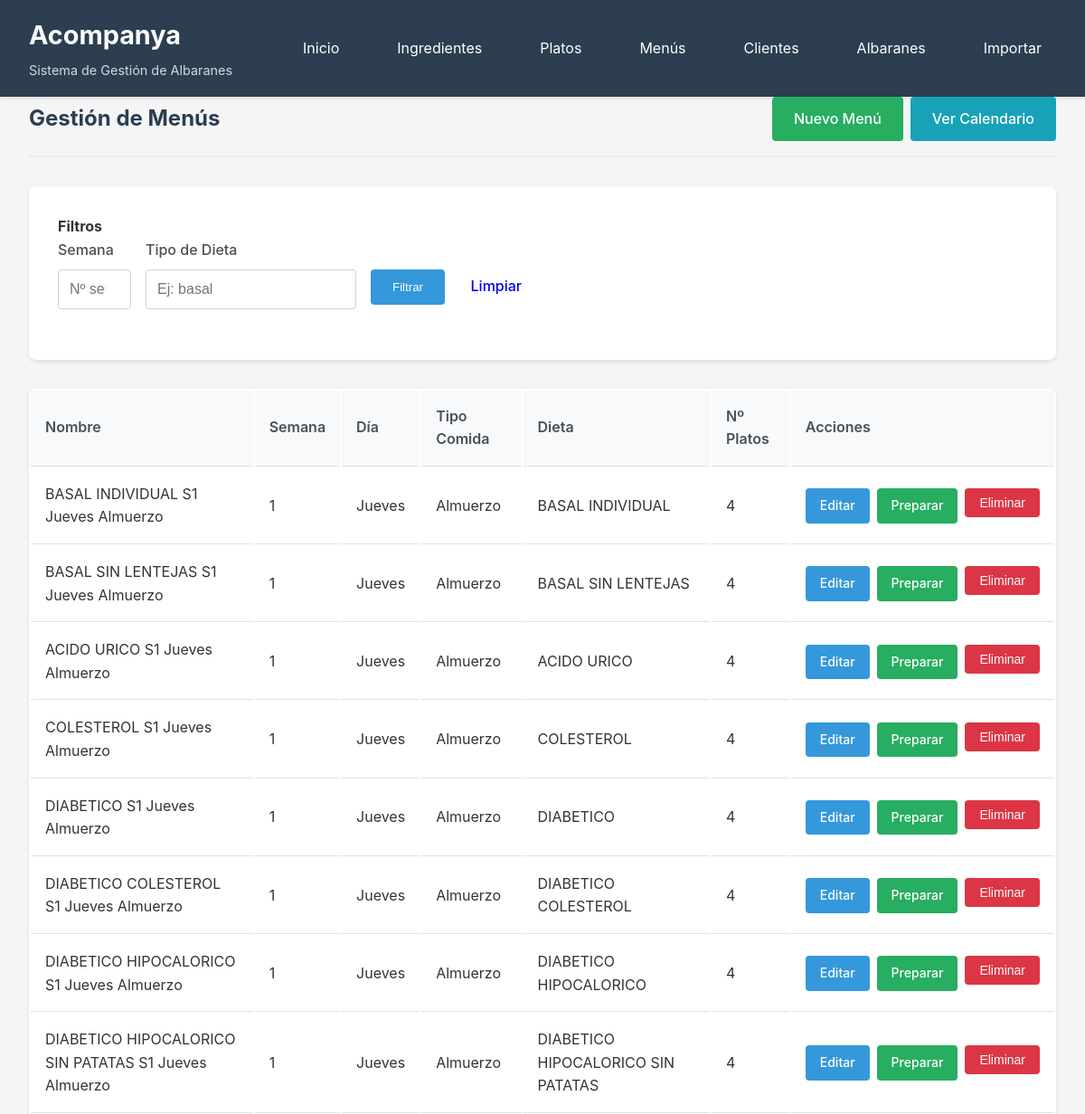
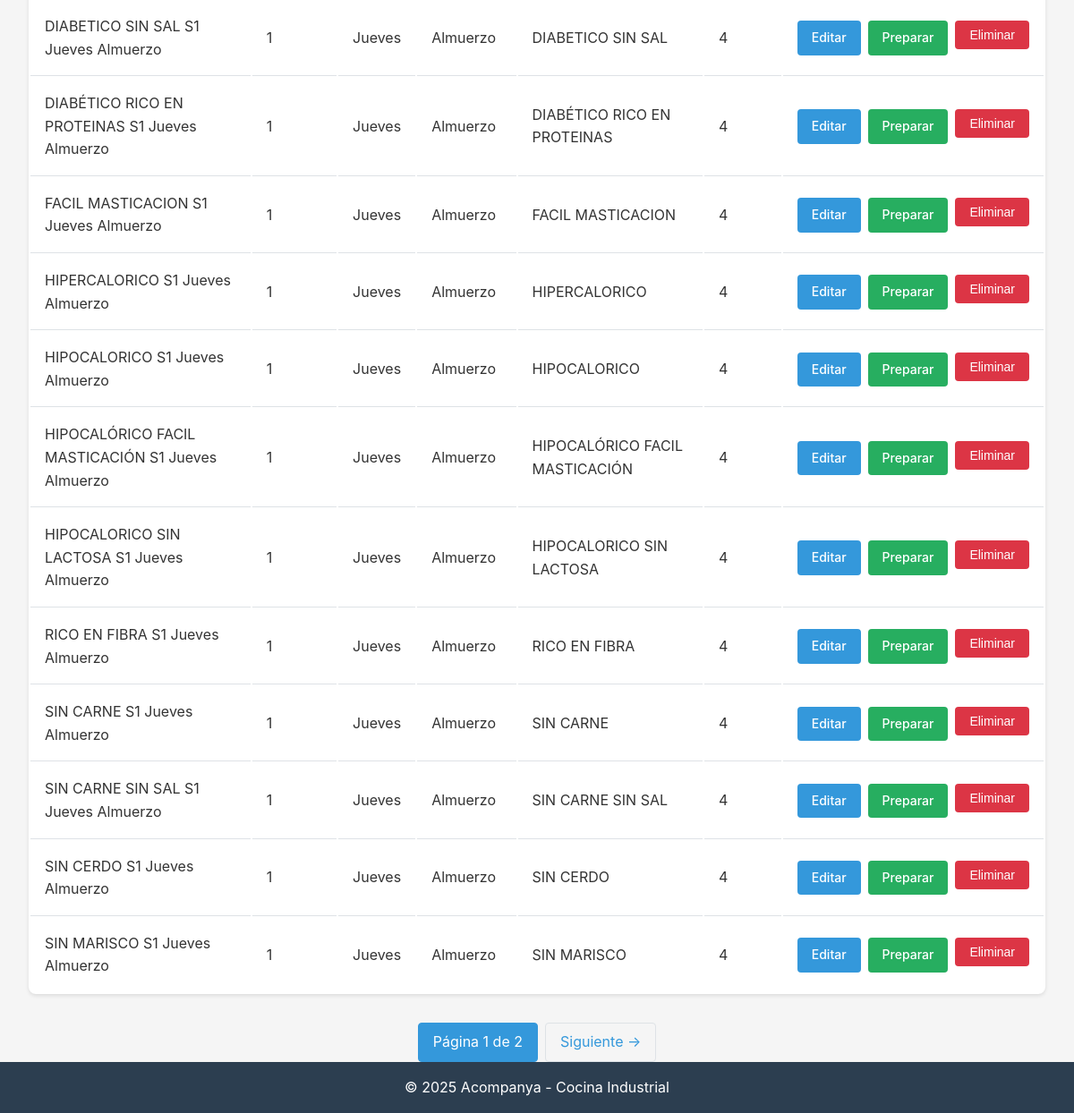
The page /menus/ on the database its author committed (2 pictures, top to bottom).
### database/models.py (models this page shows, shortened)
class Menu(db.Model):
    __tablename__ = 'menus'
    id = db.Column(db.Integer, primary_key=True)
    nombre = db.Column(db.String(200), nullable=False)
    dia_semana = db.Column(Enum(DiaSemana), nullable=False)
    numero_semana = db.Column(db.Integer, nullable=False)
    tipo_dieta = db.Column(db.String(100), nullable=False, default='basal')
    tipo_comida = db.Column(Enum(TipoComida), nullable=False)
    created_at = db.Column(db.DateTime, default=datetime.utcnow)
    platos = db.relationship('Plato', secondary=menus_platos, backref='menus')
    detalles_albaran = db.relationship('AlbaranDetalle', backref='menu', lazy='dynamic')

### routes/menus.py (the view)
@menus_bp.route('/')
def listar():
    page = request.args.get('page', 1, type=int)
    semana = request.args.get('semana', type=int)
    tipo_dieta = request.args.get('tipo_dieta')
    query = Menu.query
    if semana:
        query = query.filter(Menu.numero_semana == semana)
    if tipo_dieta:
        query = query.filter(Menu.tipo_dieta == tipo_dieta)
    menus = query.order_by(Menu.numero_semana.desc(), Menu.dia_semana).paginate(
        page=page, per_page=20, error_out=False
    )
    return render_template('menus/listar.html', menus=menus)

### app.py (called while the page is built)
def create_app():
    app = Flask(__name__)
    app.config.from_object(Config)
    init_db(app)
    app.register_blueprint(ingredientes_bp, url_prefix='/ingredientes')
    app.register_blueprint(platos_bp, url_prefix='/platos')
    app.register_blueprint(menus_bp, url_prefix='/menus')
    app.register_blueprint(albaranes_bp, url_prefix='/albaranes')
    app.register_blueprint(importar_bp, url_prefix='/importar')
    app.register_blueprint(clientes_bp, url_prefix='/clientes')
    @app.context_processor
    def inject_config():
        return dict(config=app.config)
    @app.route('/')
    def index():
        return render_template('index.html')
    @app.route('/dashboard')
    def dashboard():
        return render_template('dashboard.html')
    return app

### templates/menus/listar.html (shortened to what this page needs)
{% extends "base.html" %}
{% block content %}
<div class="page-header">
    <h2>Gestión de Menús</h2>
    <div class="action-group">
        <a href="{{ url_for('menus.nuevo') }}" class="btn btn-success">Nuevo Menú</a>
        <a href="{{ url_for('menus.calendario') }}" class="btn btn-info">Ver Calendario</a>
    </div>
</div>
<form method="GET" action="{{ url_for('menus.listar') }}" class="albaran-section">
    <h4>Filtros</h4>
    <div class="form-row" style="display: flex; gap: 1rem; align-items: flex-end;">
        <div class="form-group">
            <label for="semana" class="form-label">Semana</label>
            <input type="number" class="form-control" id="semana" name="semana"
                   min="1" max="53" value="{{ request.args.get('semana', '') }}" placeholder="Nº semana">
        </div>
        <div class="form-group">
            <label for="tipo_dieta" class="form-label">Tipo de Dieta</label>
            <input type="text" class="form-control" id="tipo_dieta" name="tipo_dieta"
                   value="{{ request.args.get('tipo_dieta', '') }}" placeholder="Ej: basal">
        </div>
        <div class="form-group">
            <button type="submit" class="btn btn-primary">Filtrar</button>
            <a href="{{ url_for('menus.listar') }}" class="btn btn-secondary">Limpiar</a>
        </div>
    </div>
</form>
<table class="table">
    <thead>
        <tr>
            <th>Nombre</th>
            <th>Semana</th>
            <th>Día</th>
            <th>Tipo Comida</th>
            <th>Dieta</th>
            <th>Nº Platos</th>
            <th>Acciones</th>
        </tr>
    </thead>
    <tbody>
        {% for menu in menus.items %}
        <tr>
            <td>{{ menu.nombre }}</td>
            <td>{{ menu.numero_semana }}</td>
            <td>{{ menu.dia_semana.value|title }}</td>
            <td>{{ menu.tipo_comida.value|title }}</td>
            <td>{{ menu.tipo_dieta }}</td>
            <td>{{ menu.platos|length }}</td>
            <td>
                <div class="action-group">
                    <a href="{{ url_for('menus.editar', id=menu.id) }}" class="btn btn-sm btn-primary">Editar</a>
                    <a href="{{ url_for('menus.preparar', id=menu.id) }}" class="btn btn-sm btn-success">Preparar</a>
                    <form action="{{ url_for('menus.eliminar', id=menu.id) }}" method="POST" style="display: inline;" onsubmit="return confirmDelete('¿Eliminar este menú?')">
                        <button type="submit" class="btn btn-sm btn-danger">Eliminar</button>
                    </form>
                </div>
            </td>
        </tr>
        {% endfor %}
    </tbody>
</table>
{% if menus.has_prev or menus.has_next %}
<div class="pagination">
    <span class="active">Página {{ menus.page }} de {{ menus.pages }}</span>
    {% if menus.has_next %}
        <a href="{{ url_for('menus.listar', page=menus.next_num, **request.args) }}">Siguiente →</a>
    {% endif %}
</div>
{% endif %}
{% endblock %}

### static/css/style.css (style rules this page uses)
* { margin: 0; padding: 0; box-sizing: border-box; }
body { font-family: -apple-system, BlinkMacSystemFont, 'Segoe UI', Roboto, 'Helvetica Neue', Arial, sans-serif; line-height: 1.6; color: #333; background-color: #f5f5f5; min-height: 100vh; display: flex; flex-direction: column; }
.btn { display: inline-block; padding: 0.75rem 1.5rem; text-decoration: none; border-radius: 4px; font-weight: 500; transition: all 0.3s; border: none; cursor: pointer; text-align: center; }
.btn-primary { background-color: #3498db; color: white; }
.btn-success { background-color: #27ae60; color: white; }
.btn-info { background-color: #17a2b8; color: white; }
.btn-danger { background-color: #dc3545; color: white; }
.btn-sm { padding: 0.5rem 1rem; font-size: 0.875rem; }
.table { width: 100%; background: white; border-radius: 8px; overflow: hidden; box-shadow: 0 2px 4px rgba(0,0,0,0.1); }
.table th, .table td { padding: 1rem; text-align: left; border-bottom: 1px solid #dee2e6; }
.table th { background-color: #f8f9fa; font-weight: 600; color: #495057; }
.table tbody tr:last-child td { border-bottom: none; }
.form-group { margin-bottom: 1.5rem; }
.form-label { display: block; margin-bottom: 0.5rem; font-weight: 500; color: #495057; }
.form-control { width: 100%; padding: 0.75rem; border: 1px solid #ced4da; border-radius: 4px; font-size: 1rem; transition: border-color 0.3s; }
.page-header { display: flex; justify-content: space-between; align-items: center; margin-bottom: 2rem; padding-bottom: 1rem; border-bottom: 2px solid #e9ecef; }
.page-header h2 { color: #2c3e50; }
.action-group { display: flex; gap: 0.5rem; }
.pagination { display: flex; justify-content: center; margin-top: 2rem; gap: 0.5rem; }
.pagination a, .pagination span { padding: 0.5rem 1rem; text-decoration: none; border: 1px solid #dee2e6; color: #3498db; border-radius: 4px; }
.pagination .active { background-color: #3498db; color: white; border-color: #3498db; }
.albaran-section { background: white; padding: 2rem; border-radius: 8px; margin-bottom: 2rem; box-shadow: 0 2px 4px rgba(0,0,0,0.1); }

### rows shown on the page
Menu: nombre "BASAL INDIVIDUAL S1 Jueves Almuerzo", numero_semana "1", dia_semana.value "Jueves", tipo_comida.value "Almuerzo", tipo_dieta "BASAL INDIVIDUAL", platos|length "4"
Menu: nombre "BASAL SIN LENTEJAS S1 Jueves Almuerzo", numero_semana "1", dia_semana.value "Jueves", tipo_comida.value "Almuerzo", tipo_dieta "BASAL SIN LENTEJAS", platos|length "4"
Menu: nombre "ACIDO URICO S1 Jueves Almuerzo", numero_semana "1", dia_semana.value "Jueves", tipo_comida.value "Almuerzo", tipo_dieta "ACIDO URICO", platos|length "4"
Menu: nombre "COLESTEROL S1 Jueves Almuerzo", numero_semana "1", dia_semana.value "Jueves", tipo_comida.value "Almuerzo", tipo_dieta "COLESTEROL", platos|length "4"
Menu: nombre "DIABETICO S1 Jueves Almuerzo", numero_semana "1", dia_semana.value "Jueves", tipo_comida.value "Almuerzo", tipo_dieta "DIABETICO", platos|length "4"
Menu: nombre "DIABETICO COLESTEROL S1 Jueves Almuerzo", numero_semana "1", dia_semana.value "Jueves", tipo_comida.value "Almuerzo", tipo_dieta "DIABETICO COLESTEROL", platos|length "4"
Menu: nombre "DIABETICO HIPOCALORICO S1 Jueves Almuerzo", numero_semana "1", dia_semana.value "Jueves", tipo_comida.value "Almuerzo", tipo_dieta "DIABETICO HIPOCALORICO", platos|length "4"
Menu: nombre "DIABETICO HIPOCALORICO SIN PATATAS S1 Jueves Almuerzo", numero_semana "1", dia_semana.value "Jueves", tipo_comida.value "Almuerzo", tipo_dieta "DIABETICO HIPOCALORICO SIN PATATAS", platos|length "4"
Menu: nombre "DIABETICO SIN SAL S1 Jueves Almuerzo", numero_semana "1", dia_semana.value "Jueves", tipo_comida.value "Almuerzo", tipo_dieta "DIABETICO SIN SAL", platos|length "4"
Menu: nombre "DIABÉTICO RICO EN PROTEINAS S1 Jueves Almuerzo", numero_semana "1", dia_semana.value "Jueves", tipo_comida.value "Almuerzo", tipo_dieta "DIABÉTICO RICO EN PROTEINAS", platos|length "4"
Menu: nombre "FACIL MASTICACION S1 Jueves Almuerzo", numero_semana "1", dia_semana.value "Jueves", tipo_comida.value "Almuerzo", tipo_dieta "FACIL MASTICACION", platos|length "4"
Menu: nombre "HIPERCALORICO S1 Jueves Almuerzo", numero_semana "1", dia_semana.value "Jueves", tipo_comida.value "Almuerzo", tipo_dieta "HIPERCALORICO", platos|length "4"
Menu: nombre "HIPOCALORICO S1 Jueves Almuerzo", numero_semana "1", dia_semana.value "Jueves", tipo_comida.value "Almuerzo", tipo_dieta "HIPOCALORICO", platos|length "4"
Menu: nombre "HIPOCALÓRICO FACIL MASTICACIÓN S1 Jueves Almuerzo", numero_semana "1", dia_semana.value "Jueves", tipo_comida.value "Almuerzo", tipo_dieta "HIPOCALÓRICO FACIL MASTICACIÓN", platos|length "4"
Menu: nombre "HIPOCALORICO SIN LACTOSA S1 Jueves Almuerzo", numero_semana "1", dia_semana.value "Jueves", tipo_comida.value "Almuerzo", tipo_dieta "HIPOCALORICO SIN LACTOSA", platos|length "4"
Menu: nombre "RICO EN FIBRA S1 Jueves Almuerzo", numero_semana "1", dia_semana.value "Jueves", tipo_comida.value "Almuerzo", tipo_dieta "RICO EN FIBRA", platos|length "4"
Menu: nombre "SIN CARNE S1 Jueves Almuerzo", numero_semana "1", dia_semana.value "Jueves", tipo_comida.value "Almuerzo", tipo_dieta "SIN CARNE", platos|length "4"
Menu: nombre "SIN CARNE SIN SAL S1 Jueves Almuerzo", numero_semana "1", dia_semana.value "Jueves", tipo_comida.value "Almuerzo", tipo_dieta "SIN CARNE SIN SAL", platos|length "4"
Menu: nombre "SIN CERDO S1 Jueves Almuerzo", numero_semana "1", dia_semana.value "Jueves", tipo_comida.value "Almuerzo", tipo_dieta "SIN CERDO", platos|length "4"
Menu: nombre "SIN MARISCO S1 Jueves Almuerzo", numero_semana "1", dia_semana.value "Jueves", tipo_comida.value "Almuerzo", tipo_dieta "SIN MARISCO", platos|length "4"

### other values the page prints
{{ menus.page }} "1"
{{ menus.pages }} "2"
